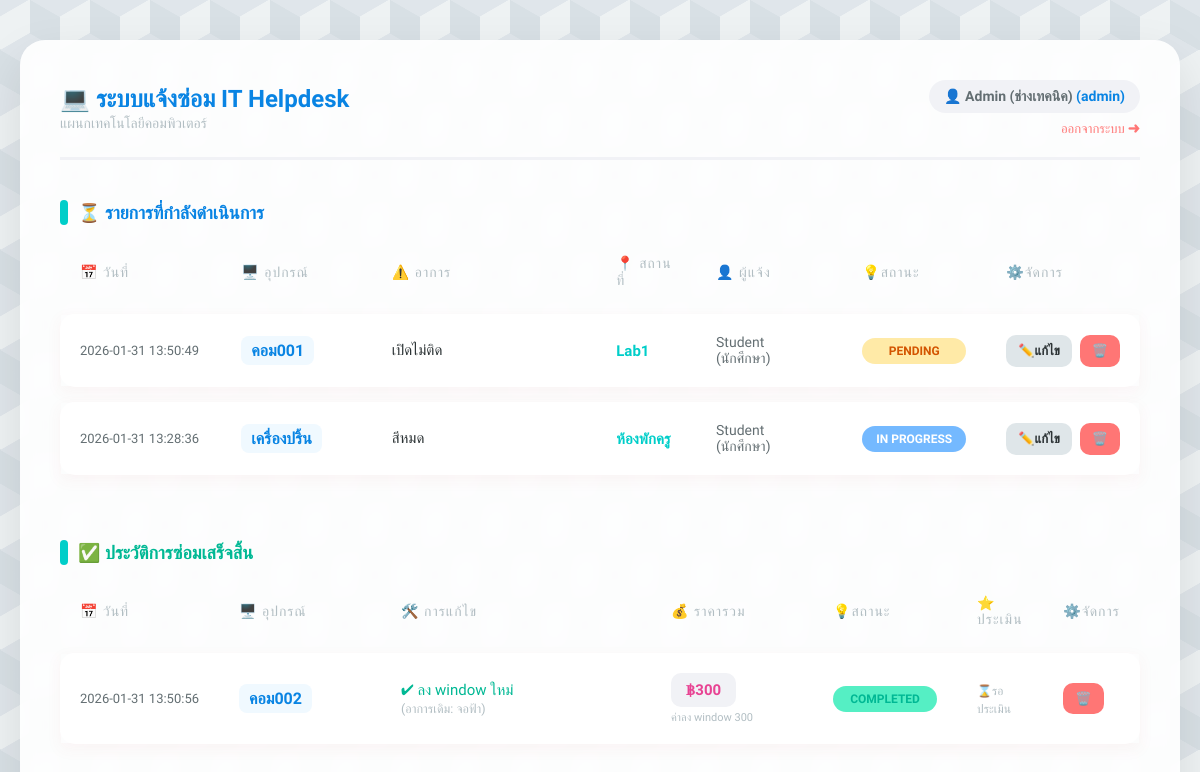
The app's page /dashboard (signed in) with its own data.
### tables this page shows
CREATE TABLE repairs (
    repair_id INTEGER PRIMARY KEY AUTOINCREMENT,
    user_id INTEGER NOT NULL,
    device_name TEXT NOT NULL,
    problem_detail TEXT NOT NULL,
    location TEXT NOT NULL,
    status TEXT DEFAULT 'Pending',
    report_date TIMESTAMP DEFAULT CURRENT_TIMESTAMP,
    technician_note TEXT,
    spare_parts TEXT, 
    cost INTEGER DEFAULT 0,
    FOREIGN KEY (user_id) REFERENCES users (user_id)
);

CREATE TABLE users (
    user_id INTEGER PRIMARY KEY AUTOINCREMENT,
    username TEXT NOT NULL UNIQUE,
    password TEXT NOT NULL,
    fullname TEXT NOT NULL,
    role TEXT NOT NULL DEFAULT 'user'
);

### app.py (the view, shortened to what this page needs)
@app.route('/dashboard')
def dashboard():
    if 'user_id' not in session:
        return redirect(url_for('login'))
    conn = get_db_connection()
    if session['role'] == 'admin':
        all_repairs = conn.execute('''
            SELECT r.*, u.fullname, e.rating, e.comment
            FROM repairs r
            JOIN users u ON r.user_id = u.user_id
            LEFT JOIN evaluations e ON r.repair_id = e.repair_id
            ORDER BY r.report_date DESC
        ''').fetchall()
    conn.close()
    active_repairs = []
    completed_repairs = []
    for repair in all_repairs:
        if repair['status'] == 'Completed':
            completed_repairs.append(repair)
        else:
            active_repairs.append(repair)
    return render_template('homepage.html',
                           name=session['fullname'],
                           role=session['role'],
                           active_repairs=active_repairs,
                           completed_repairs=completed_repairs)

### app.py (called while the page is built)
def get_db_connection():
    conn = sqlite3.connect('maintenance.db')
    conn.row_factory = sqlite3.Row
    return conn

### templates/homepage.html (shortened to what this page needs)
<!DOCTYPE html>
<html lang="th">
<head>
    <link rel="stylesheet" href="{{ url_for('static', filename='style.css') }}">
</head>
<body>
<div class="container">
    <header>
        <div>
            <h1>💻 ระบบแจ้งซ่อม IT Helpdesk</h1>
            <span style="color: #b2bec3; font-size: 14px;">แผนกเทคโนโลยีคอมพิวเตอร์</span>
        </div>
        <div style="text-align: right;">
            <div class="user-badge">
                👤 {{ name }} <span style="color: #0984e3;">({{ role }})</span>
            </div>
            <a href="{{ url_for('logout') }}" style="color: #ff7675; text-decoration: none; font-size: 13px; margin-top: 8px; display: inline-block;">ออกจากระบบ ➜</a>
        </div>
    </header>
    <h2>⏳ รายการที่กำลังดำเนินการ</h2>
    <table>
        <thead>
            <tr>
                <th width="15%">📅 วันที่</th>
                <th width="15%">🖥️ อุปกรณ์</th>
                <th width="25%">⚠️ อาการ</th>
                <th width="10%">📍 สถานที่</th>
                {% if role == 'admin' %} <th width="15%">👤 ผู้แจ้ง</th> {% endif %}
                <th width="10%">💡สถานะ</th>
                <th>⚙️จัดการ</th>
            </tr>
        </thead>
        <tbody>
            {% for repair in active_repairs %}
            <tr>
                <td class="col-date">{{ repair['report_date'] }}</td>
                <td><span class="col-device">{{ repair['device_name'] }}</span></td>
                <td class="col-problem">{{ repair['problem_detail'] }}</td>
                <td class="col-location">{{ repair['location'] }}</td>
                {% if role == 'admin' %}
                    <td class="col-user">{{ repair['fullname'] }}</td>
                {% endif %}
                <td><span class="badge status-{{ repair['status'].split(' ')[0] }}">{{ repair['status'] }}</span></td>
                <td>
                    <div class="action-group">
                        {% if role == 'admin' %}
                            <a href="{{ url_for('update_repair', repair_id=repair['repair_id']) }}" class="btn btn-update">✏️แก้ไข</a>
                            <a href="{{ url_for('delete_repair', repair_id=repair['repair_id']) }}" class="btn btn-delete" onclick="return confirm('ยืนยันลบ?');">🗑️</a>
                        {% else %}
                            <a href="{{ url_for('delete_repair', repair_id=repair['repair_id']) }}" class="btn btn-delete" onclick="return confirm('ยกเลิก?');">ยกเลิก</a>
                        {% endif %}
                    </div>
                </td>
            </tr>
            {% else %}
            <tr><td colspan="7" style="text-align: center; color: #b2bec3; padding: 40px;">ไม่มีงานค้างในระบบ ✅</td></tr>
            {% endfor %}
        </tbody>
    </table>
    <h2 style="color: #00b894; margin-top: 50px;">✅ ประวัติการซ่อมเสร็จสิ้น</h2>
    <table>
        <thead>
            <tr>
                <th width="12%">📅 วันที่</th>
                <th width="15%">🖥️ อุปกรณ์</th>
                <th width="25%">🛠️ การแก้ไข</th>
                <th width="15%">💰 ราคารวม</th>
                <th width="10%">💡สถานะ</th>
                <th>⭐ ประเมิน</th>
                <th>⚙️จัดการ</th>
            </tr>
        </thead>
        <tbody>
            {% for repair in completed_repairs %}
            <tr>
                <td class="col-date">{{ repair['report_date'] }}</td>
                <td><span class="col-device">{{ repair['device_name'] }}</span></td>
                <td>
                    <div style="font-weight: 500; color: #00b894;">✔ {{ repair['technician_note'] or '-' }}</div>
                    <small style="color: #b2bec3;">(อาการเดิม: {{ repair['problem_detail'] }})</small>
                </td>
                <td>
                    {% if repair['cost'] and repair['cost'] > 0 %}
                        <div class="cost-display">฿{{ "{:,.0f}".format(repair['cost']) }}</div>
                        {% if repair['spare_parts'] %}
                            <div style="font-size: 11px; color: #b2bec3; margin-top: 4px;">{{ repair['spare_parts'] }}</div>
                        {% endif %}
                    {% else %}
                        <span style="color: #b2bec3;">ฟรี</span>
                    {% endif %}
                </td>
                <td><span class="badge status-Completed">Completed</span></td>
                <td>
                    {% if repair['rating'] %}
                        <div style="color: #fdcb6e; letter-spacing: 2px;">{{ '★' * repair['rating'] }}</div>
                    {% else %}
                        {% if role == 'user' %}
                            <a href="{{ url_for('evaluate', repair_id=repair['repair_id']) }}" class="btn btn-rate">⭐ ให้ดาว</a>
                        {% else %}
                            <span style="color: #b2bec3; font-size: 12px;">⌛รอประเมิน</span>
                        {% endif %}
                    {% endif %}
                </td>
                <td>
                    {% if role == 'admin' %}
                        <a href="{{ url_for('delete_repair', repair_id=repair['repair_id']) }}" class="btn btn-delete" onclick="return confirm('ลบประวัติ?');">🗑️</a>
                    {% endif %}
                </td>
            </tr>
            {% else %}
            <tr><td colspan="7" style="text-align: center; color: #b2bec3; padding: 40px;">ยังไม่มีประวัติการซ่อม</td></tr>
            {% endfor %}
        </tbody>
    </table>
</div>
</body>
</html>

### static/style.css (style rules this page uses)
:root { --primary-blue: #0984e3; --light-blue: #74b9ff; --teal: #00cec9; --bg-color: #dfe6e9; --text-color: #2d3436; --border-radius: 15px; }
body { font-family: 'Prompt', sans-serif; color: var(--text-color); margin: 0; padding: 40px 20px; min-height: 100vh; background-color: #eef2f3; background-image: linear-gradient(30deg, #e0e6eb 12%, transparent 12.5%, transparent 87%, #e0e6eb 87.5%, #e0e6eb), linear-gradient(150deg, #e0e6eb 12%, transparent 12.5%, transparent 87%, #e0e6eb 87.5%, #e0e6eb), linear-gradient(30deg, #e0e6eb 12%, transparent 12.5%, transparent 87%, #e0e6eb 87.5%, #e0e6eb), linear-gradient(150deg, #e0e6eb 12%, transparent 12.5%, transparent 87%, #e0e6eb 87.5%, #e0e6eb), linear-gradient(60deg, #d8e0e5 25%, transparent 25.5%, transparent 75%, #d8e0e5 75%, #d8e0e5), linear-gradient(60deg, #d8e0e5 25%, transparent 25.5%, transparent 75%, #d8e0e5 75%, #d8e0e5); background-size: 60px 100px; background-position: 0 0, 0 0, 30px 50px, 30px 50px, 0 0, 30px 50px; display: flex; justify-content: center; }
.container { width: 100%; max-width: 1200px; background: rgba(255, 255, 255, 0.9); padding: 40px; border-radius: 25px; box-shadow: 0 20px 50px rgba(0,0,0,0.1); backdrop-filter: blur(10px); }
header { display: flex; justify-content: space-between; align-items: center; padding-bottom: 20px; border-bottom: 3px solid #f1f2f6; margin-bottom: 30px; }
h1 { color: var(--primary-blue); margin: 0; display: flex; align-items: center; font-size: 24px; }
.user-badge { background: #f1f2f6; padding: 8px 15px; border-radius: 30px; font-size: 14px; color: #636e72; font-weight: 600; }
h2 { font-size: 18px; color: var(--primary-blue); margin-top: 40px; margin-bottom: 15px; display: flex; align-items: center; }
h2::before { content: ''; display: inline-block; width: 8px; height: 25px; background: var(--teal); margin-right: 10px; border-radius: 4px; }
table { width: 100%; border-collapse: separate; border-spacing: 0 15px; }
th { text-align: left; color: #b2bec3; font-weight: 500; padding: 0 20px 10px 20px; font-size: 14px; text-transform: uppercase; letter-spacing: 1px; }
tbody tr { background-color: white; box-shadow: 0 5px 15px rgba(189, 71, 71, 0.05); transition: transform 0.2s; }
td { padding: 20px; vertical-align: middle; border: none; font-size: 15px; }
td:first-child { border-top-left-radius: var(--border-radius); border-bottom-left-radius: var(--border-radius); }
td:last-child { border-top-right-radius: var(--border-radius); border-bottom-right-radius: var(--border-radius); }
.col-date { font-size: 13px; color: #636e72; white-space: nowrap; }
.col-device { font-weight: 700; color: var(--primary-blue); font-size: 16px; background: #f0f9ff; padding: 5px 10px; border-radius: 8px; display: inline-block; }
.col-problem { color: #2d3436; line-height: 1.4; }
.col-location { font-weight: 600; color: var(--teal); }
.col-user { font-size: 14px; font-weight: 500; color: #636e72; display: flex; align-items: center; }
.badge { padding: 6px 12px; border-radius: 20px; font-size: 12px; font-weight: 700; text-transform: uppercase; display: inline-block; text-align: center; min-width: 80px; }
.status-Pending { background: #ffeaa7; color: #d35400; }
.status-In { background: #74b9ff; color: #fff; }
.status-Completed { background: #55efc4; color: #00b894; }
.action-group { display: flex; gap: 8px; }
.btn { text-decoration: none; padding: 8px 12px; border-radius: 10px; font-size: 13px; font-weight: 600; transition: 0.2s; display: inline-flex; align-items: center; border: none; cursor: pointer; }
.btn-update { background: #dfe6e9; color: #2d3436; }
.btn-delete { background: #ff7675; color: white; }
.cost-display { background: #f1f2f6; padding: 8px 15px; border-radius: 10px; font-weight: bold; color: #e84393; display: inline-block; }

### records on screen
repairs: report_date "2026-01-31 13:50:49", device_name "คอม001", problem_detail "เปิดไม่ติด", location "Lab1", fullname "Student (นักศึกษา)", status "PENDING"
repairs: report_date "2026-01-31 13:28:36", device_name "เครื่องปริ้น", problem_detail "สีหมด", location "ห้องพักครู", fullname "Student (นักศึกษา)", status "IN PROGRESS"
repairs: report_date "2026-01-31 13:50:56", device_name "คอม002", technician_note "ลง window ใหม่", problem_detail "จอฟ้า", cost "300", spare_parts "ค่าลง window 300"

### other values on screen
{{ name }} "Admin (ช่างเทคนิค)"
{{ role }} "admin"
